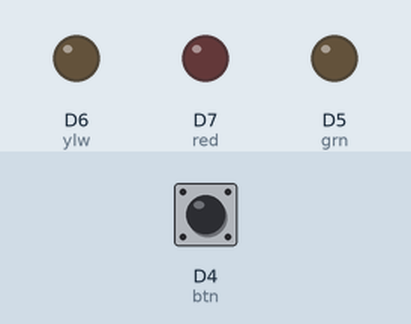
The sketch below on a simulated ESP8266 (NodeMCU). On the bench: output pins drawn as LEDs (lit = HIGH). Dashed ring = blinking. Inputs (shaded band) come from the test bench; at power-on: D4 (btn) HIGH.

Above: at 1.2 s.
1.3 s: D4 (btn) pulsed LOW 5 times (0.12 s each, 0.3 s apart)
At 2.3 s:
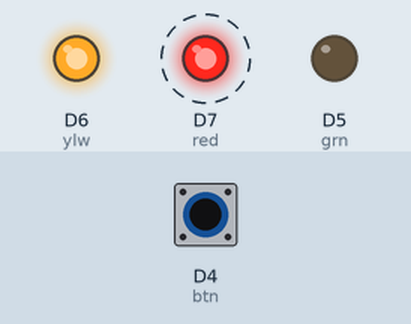
At 3.59 s:
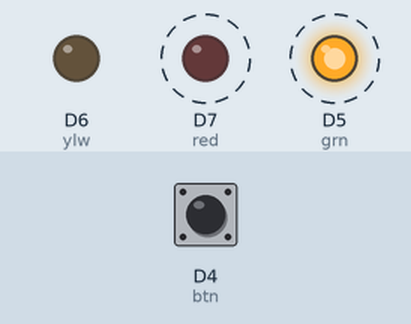
Timing chart, 0 to 11.8 s (numbered marks = the images above; inputs shaded):
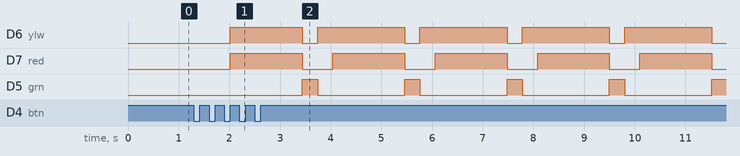

The sketch:

sketch_trafficlight.ino
```cpp
int red = D7;
int ylw = D6;
int grn = D5;
int wht = D2;
int btn = D4;
int bstate = 0;
int prevstate = 0;
int pressed = 0;
int t1 = 0;
int t2 = 0;
int delays[4];

void setup() {
  // put your setup code here, to run once:
  Serial.begin(115200);
  pinMode(red, OUTPUT);
  pinMode(ylw, OUTPUT);
  pinMode(grn, OUTPUT);
  pinMode(btn, INPUT_PULLUP);
  pressed = 0;
  t1 = 0;
}

void loop() {
  while(pressed < 4){
    bstate = digitalRead(btn);

    if (bstate != prevstate){
      if(bstate == HIGH){
        delays[pressed] = millis() - t1;
        pressed++;
        t1 = millis();
      }
    }
    prevstate = bstate;
  }

  digitalWrite(red, HIGH);
  digitalWrite(ylw, LOW);
  digitalWrite(grn, LOW);
  delay(delays[0]);

  digitalWrite(red, HIGH);
  digitalWrite(ylw, HIGH);
  digitalWrite(grn, LOW);
  delay(delays[1]);

  digitalWrite(red, LOW);
  digitalWrite(ylw, LOW);
  digitalWrite(grn, HIGH);
  delay(delays[2]);

  digitalWrite(red, LOW);
  digitalWrite(ylw, HIGH);
  digitalWrite(grn, LOW);
  delay(delays[3]);

}
```

Measured:
- after the input at 1.3 s, D6 (ylw): LOW → HIGH after 0.72 s, then repeats every 2.0 s: LOW 0.30 s, HIGH 1.7 s; D7 (red): alternates HIGH for 1.4 s and LOW for 0.60 s, starting after 0.72 s; D5 (grn): alternates HIGH for 0.30 s and LOW for 1.7 s, starting after 2.1 s
